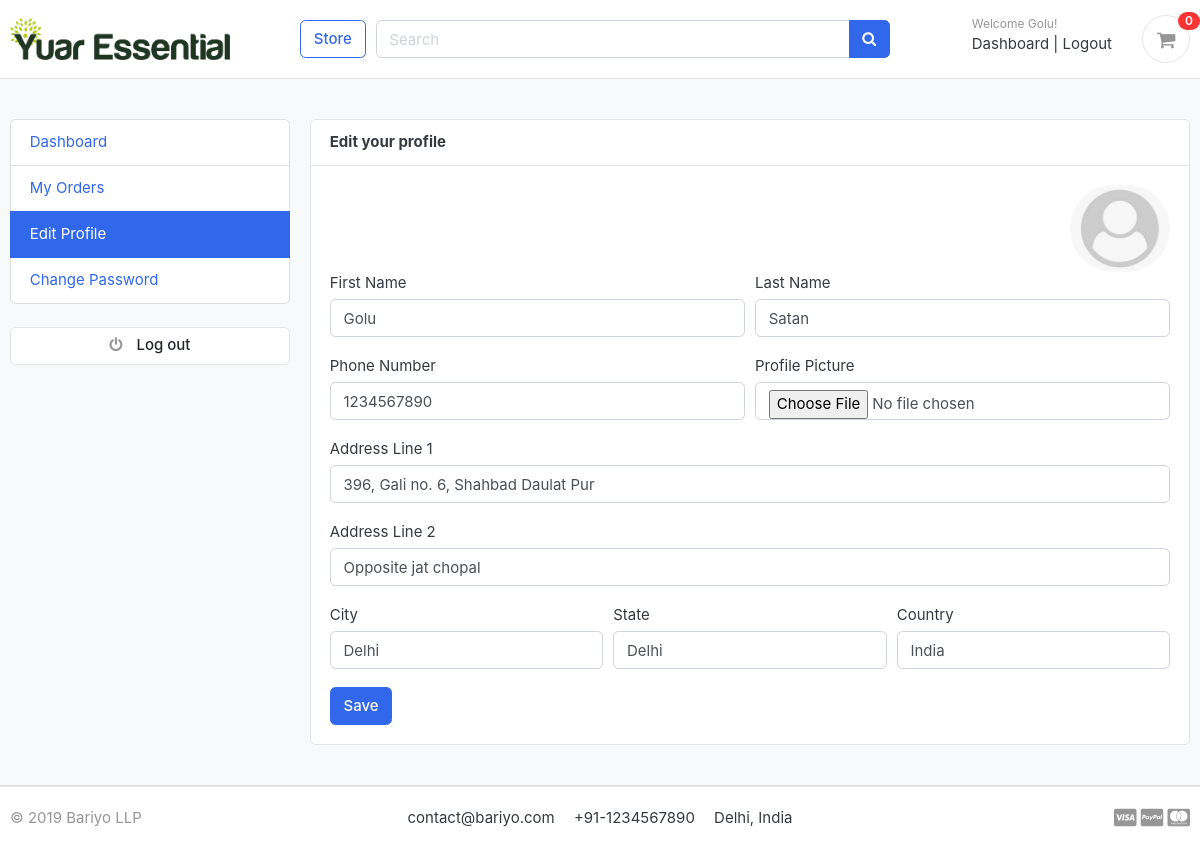
/accounts/edit_profile/ (signed in), run on the app's committed database.
### accounts/models.py (models this page shows, shortened)
class Account(AbstractBaseUser, PermissionsMixin):
    first_name      = models.CharField(max_length=50)
    last_name       = models.CharField(max_length=50)
    username        = models.CharField(max_length=50, unique=True)
    email           = models.EmailField(max_length=100, unique=True)
    phone_number    = models.CharField(max_length=50)
    date_joined     = models.DateTimeField(auto_now_add=True)
    last_login      = models.DateTimeField(auto_now_add=True)
    is_admin        = models.BooleanField(default=False)
    is_staff        = models.BooleanField(default=False)
    is_active       = models.BooleanField(default=False)
    is_superadmin   = models.BooleanField(default=False)
    USERNAME_FIELD = 'email'
    REQUIRED_FIELDS = ['username', 'first_name', 'last_name']
    objects = MyAccountManager()

class UserProfile(models.Model):
    user = models.OneToOneField(Account, on_delete=models.CASCADE)
    address_line_1 = models.CharField(blank=True, max_length=100)
    address_line_2 = models.CharField(blank=True, max_length=100)
    profile_picture = models.ImageField(blank=True, upload_to='userprofile')
    city = models.CharField(blank=True, max_length=20)
    state = models.CharField(blank=True, max_length=20)
    country = models.CharField(blank=True, max_length=20)

### accounts/views.py (the view)
# urls.py: path('edit_profile/', views.edit_profile, name='edit_profile'),
@login_required(login_url='login')
def edit_profile(request):
    userprofile = get_object_or_404(UserProfile, user=request.user)
    if request.method == 'POST':
        user_form = UserForm(request.POST, instance=request.user)
        profile_form = UserProfileForm(request.POST, request.FILES, instance=userprofile)
        if user_form.is_valid() and profile_form.is_valid():
            user_form.save()
            profile_form.save()
            messages.success(request, 'Your profile has been updated.')
            return redirect('edit_profile')
    else:
        user_form = UserForm(instance=request.user)
        profile_form = UserProfileForm(instance=userprofile)
    context = {
        'user_form': user_form,
        'profile_form': profile_form,
        'userprofile': userprofile,
    }
    return render(request, 'accounts/edit_profile.html', context)

### accounts/forms.py
class UserForm(forms.ModelForm):
    class Meta:
        model = Account
        fields = ('first_name', 'last_name', 'phone_number')
    def __init__(self, *args, **kwargs):
        super(UserForm, self).__init__(*args, **kwargs)
        for field in self.fields:
            self.fields[field].widget.attrs['class'] = 'form-control'

class UserProfileForm(forms.ModelForm):
    profile_picture = forms.ImageField(required=False, error_messages = {'invalid':("Image files only")}, widget=forms.FileInput)
    class Meta:
        model = UserProfile
        fields = ('address_line_1', 'address_line_2', 'city', 'state', 'country', 'profile_picture')
    def __init__(self, *args, **kwargs):
        super(UserProfileForm, self).__init__(*args, **kwargs)
        for field in self.fields:
            self.fields[field].widget.attrs['class'] = 'form-control'

### cart/context_processors.py (called while the page is built)
def counter(request):
    cart_count = 0
    if 'admin' in request.path:
        return {}
    else:
        try:
            cart = Cart.objects.filter(cart_id=_cart_id(request))
            if request.user.is_authenticated:
                cart_items = CartItem.objects.all().filter(user=request.user)
            else:
                cart_items = CartItem.objects.all().filter(cart=cart[:1])
            for cart_item in cart_items:
                cart_count += cart_item.quantity
        except Cart.DoesNotExist:
            cart_count = 0
    return dict(cart_count=cart_count, nav_cart=cart_items)

### cart/views.py (called while the page is built)
def _cart_id(request):
    cart = request.session.session_key
    if not cart:
        cart = request.session.create()
    return cart

### category/context_processors.py (called while the page is built)
def menu_links(request):
    links = Category.objects.all()
    return dict(links=links)

### templates/accounts/edit_profile.html (shortened to what this page needs)
{% extends 'base.html' %}
{% block content %}
<section class="section-conten padding-y bg">
<div class="container">
	<div class="row">
	{% include 'includes/dashboard_sidebar.html' %}
	<main class="col-md-9">
		<article class="card">
		<header class="card-header">
			<strong class="d-inline-block mr-3">Edit your profile</strong>
		</header>
		<div class="card-body">
			<div class="text-right">
				<img src="{{userprofile.profile_picture.url}}" alt="Profile Picture" width="100" style="border-radius:50px;">
			</div>
			<div class="row">
			<div class="col-md-12">
				<form action="{% url 'edit_profile' %}" method="POST" enctype="multipart/form-data">
					<div class="form-row">
						<div class="form-group col-md-6">
							<label>First Name</label>
							{{user_form.first_name}}
						</div>
						<div class="form-group col-md-6">
							<label>Last Name</label>
							{{user_form.last_name}}
						</div>
					</div>
					<div class="form-row">
						<div class="form-group col-md-6">
							<label>Phone Number</label>
							{{user_form.phone_number}}
						</div>
						<div class="form-group col-md-6">
							<label>Profile Picture</label>
							{{profile_form.profile_picture}}
						</div>
					</div>
					<div class="form-group">
						<label>Address Line 1</label>
						{{profile_form.address_line_1}}
					</div>
					<div class="form-group">
						<label>Address Line 2</label>
						{{profile_form.address_line_2}}
					</div>
					<div class="form-row">
						<div class="form-group col-md-4">
							<label>City</label>
							{{profile_form.city}}
						</div>
						<div class="form-group col-md-4">
							<label>State</label>
							{{profile_form.state}}
						</div>
						<div class="form-group col-md-4">
							<label>Country</label>
							{{profile_form.country}}
						</div>
					</div>
					<input type="submit" value="Save" class="btn btn-primary">
				</form>
			</div>
			</div>
		</div>
		</article>
	</main>
</div>
</div>
</section>
{% endblock %}

### templates/includes/navbar.html
{% load static %}
<header class="section-header">
    <section class="header-main border-bottom">
        <div class="container">
    <div class="row align-items-center">
        <div class="col-lg-3 col-md-3 col-6">
            <a href="{% url 'home' %}" class="brand-wrap">
                <img class="logo" src="{% static './images/logo.png' %}">
            </a>
        </div>
        <a href="{% url 'store' %}" class="btn btn-outline-primary">Store</a>
        <div class="col-lg  col-md-6 col-sm-12 col">
            <form action="{% url 'search' %}" class="search" method='GET'>
                <div class="input-group w-100">
                    <input type="text" class="form-control" style="width:60%;" placeholder="Search" name="keyword">
                    <div class="input-group-append">
                      <button class="btn btn-primary" type="submit">
                        <i class="fa fa-search"></i>
                      </button>
                    </div>
                </div>
            </form>
        </div>
        <div class="col-lg-3 col-sm-6 col-8 order-2 order-lg-3">
                    <div class="d-flex justify-content-end mb-3 mb-lg-0">
                        {% if user.id is None %}
                        <div class="widget-header">
                            <small class="title text-muted">Welcome guest!</small>
                            <div>
                            <a href="{% url 'login' %}">Sign in</a> <span class="dark-transp"> | </span>
                            <a href="{% url 'register' %}"> Register</a>
                            </div>
                        </div>
                        {% else %}
                        <div class="widget-header">
                            <small class="title text-muted">Welcome {{user.first_name}}!</small>
                            <div>
                            <a href="{% url 'dashboard' %}">Dashboard</a> <span class="dark-transp"> | </span>
                            <a href="{% url 'logout' %}"> Logout</a>
                            </div>
                        </div>
                        {% endif %}
                        <a href="{% url 'cart' %}" class="widget-header pl-3 ml-3">
                            <div class="icon icon-sm rounded-circle border"><i class="fa fa-shopping-cart"></i></div>
                            <span class="badge badge-pill badge-danger notify">{{cart_count}}</span>
                        </a>
                    </div>
                </div>
    </div>
        </div>
    </section>
</header>

### static/css/ui.css (style rules this page uses)
html { font-family: "Inter", sans-serif; font-size: 15px; }
.icon-xs, .icon-sm, .icon-md, .icon-lg { display: inline-block; text-align: center; flex-shrink: 0; flex-grow: 0; }
.icon-sm { width: 48px; height: 48px; line-height: 48px !important; font-size: 20px; }
.padding-y { padding-top: 40px; padding-bottom: 40px; }
article:after, .form-group:after { display: block; clear: both; content: ""; }
.bg { background-color: #f8f9fa; }
.header-main { position: relative; padding-top: 1rem; padding-bottom: 1rem; }
.brand-wrap .logo, .navbar-brand .logo { margin-right: 7px; max-height: 42px; display: inline-block; }
.widget-header { display: inline-block; vertical-align: middle; position: relative; }
.widget-header a { color: #343a40; }
.widget-header i { color: #969696; }
.widget-header .title { display: block; }
.widget-header .notify { position: absolute; top: -3px; right: -10px; }
.notify { position: absolute; top: -4px; right: -10px; display: inline-block; padding: 0.25em 0.6em; font-size: 12px; line-height: 1; text-align: center; border-radius: 3rem; color: #fff; background-color: #fa3434; }

### data on the page
Account: first_name "Golu", last_name "Satan", phone_number "1234567890"
UserProfile: profile_picture (placeholder picture), address_line_1 "396, Gali no. 6, Shahbad Daulat Pur", address_line_2 "Opposite jat chopal", city "Delhi", state "Delhi", country "India"

### other printed values
{{ cart_count }} "0"
